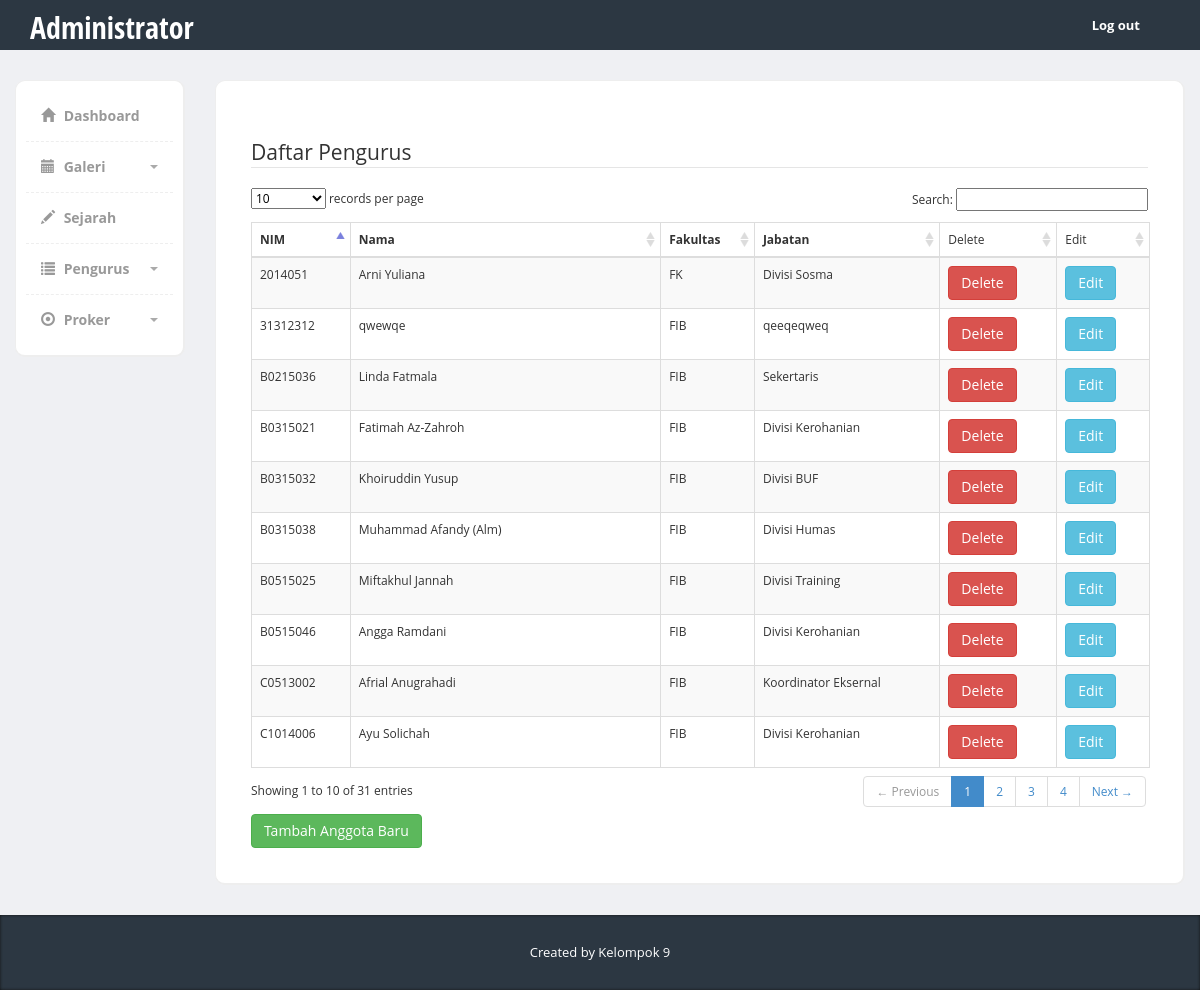
Screenshot of /fosma/admindaftar.php with the database file from the repository.
### tables this page shows
CREATE TABLE `pengurus` (
  `nim` varchar(10) NOT NULL,
  `nama` varchar(50) NOT NULL,
  `jabatan` varchar(20) NOT NULL,
  `fakultas` varchar(50) NOT NULL
);

### fosma/Pengurus.php (called while the page is built, shortened)
<?php
class Pengurus{
public function __construct(){
$this->db = new PDO('mysql:host=localhost;dbname=fosma','root','');
}
public function showPengurus(){
$sql = "SELECT * FROM pengurus";
$query = $this->db->query($sql);
return $query;
}
}
?>

### fosma/admindaftar.php (the view, shortened to what this page needs)
<!DOCTYPE html>
<html>
  <head>
    <link href="https://code.jquery.com/ui/1.10.3/themes/redmond/jquery-ui.css" rel="stylesheet" media="screen">
    <link href="bootstrap/css/bootstrap.min.css" rel="stylesheet">
    <link href="css/styles.css" rel="stylesheet">
  </head>
  <body>
  	<div class="header">
	     <div class="container">
	        <div class="row">
	           <div class="col-md-5">
	              <div class="logo">
	                 <h1><a href="admin.php">Administrator</a></h1>
	              </div>
	           </div>
	           <div class="col-md-7">
	              <div class="navbar navbar-inverse" role="banner">
	                  <nav class="collapse navbar-collapse bs-navbar-collapse navbar-right" role="navigation">
	                    <ul class="nav navbar-nav">
	                      <li class="dropdown">
	                        <a href="logout.php">Log out</a>
	                      </li>
	                    </ul>
	                  </nav>
	              </div>
	           </div>
	        </div>
	     </div>
	</div>
    <div class="page-content">
    	<div class="row">
		  <div class="col-md-2">
		  	<div class="sidebar content-box" style="display: block;">
                <ul class="nav">
                  <li><a href="admin.php"><i class="glyphicon glyphicon-home"></i> Dashboard</a></li>
                  <li class="submenu">
                       <a href="#">
                          <i class="glyphicon glyphicon-calendar"></i> Galeri
                          <span class="caret pull-right"></span>
                       </a>
                  </li>
                  <li><a href="adminsejarah.php"><i class="glyphicon glyphicon-pencil"></i> Sejarah</a></li>
                  <li class="submenu">
                       <a href="#">
                          <i class="glyphicon glyphicon-list"></i> Pengurus
                          <span class="caret pull-right"></span>
                       </a>
                  </li>
                  <li class="submenu">
                       <a href="#">
                          <i class="glyphicon glyphicon-record"></i> Proker
                          <span class="caret pull-right"></span>
                       </a>
                  </li>
                </ul>
             </div>
		  </div>
		  <div class="col-md-10">
  			<div class="content-box-large">
  				<div class="panel-heading">
					<div class="panel-title"></div>
				</div>
  				<div class="panel-body">
  					<div class="table-responsive">
              <legend>Daftar Pengurus</legend>
  						<table cellpadding="0" cellspacing="0" border="0" class="table table-striped table-bordered" id="example">
			              <thead>
			                <tr>
			                  <th>NIM</th>
			                  <th>Nama</th>
			                  <th>Fakultas</th>
                        <th>Jabatan</th>
                        <td>Delete</td>
                        <td>Edit</td>
			                </tr>
			              </thead>
                    <tbody>
                    <?php
                    require("Pengurus.php");
                    $Staff = new Pengurus();
                    $show = $Staff->showPengurus();
                    while($data = $show->fetch(PDO::FETCH_OBJ)){
                        echo "
            <tr>
            <td>$data->nim</td>
            <td>$data->nama</td>
            <td>$data->fakultas</td>
            <td>$data->jabatan</td>
            <td><a class='btn btn-danger' href='admindaftar.php?delete=$data->nim' onclick='return confirm(\"Apakah anda yakin ingin menghapus?\")'>Delete</a></td>
            <td><a class='btn btn-info' href='editdaftar.php?nim=$data->nim'>Edit</td>
            </tr>";
                    };
                    ?>
                  </tbody>
            </table>
                <a href="formdaftar.php" class="btn btn-success">Tambah Anggota Baru</a>
  					</div>
  				</div>
  			</div>
		  </div>
		</div>
    </div>
    <footer>
         <div class="container">
            <div class="copy text-center">
               Created by Kelompok 9
            </div>
         </div>
      </footer>
      <link href="vendors/datatables/dataTables.bootstrap.css" rel="stylesheet" media="screen">
  </body>
</html>

### fosma/css/styles.css (style rules this page uses)
body { font-family: 'Open Sans', sans-serif; background-color: #f7f7f7; position: relative; margin: 0px; font-size: 12px; padding: 0px; }
.page-content > .row { margin-left: 0px !important; margin-right: 0px !important; margin-top: 30px; }
footer { background-color:#2c3742; box-shadow:inset 0px 0px 3px #111; color:#fff; font-size:14px; line-height:25px; padding:10px 0px 10px 0px; bottom: 0px; }
footer .copy { font-size:13px; margin:15px 0px; }
.header { height:50px; background-color: #2c3742; }
.header .logo h1 { font-size:30px; margin:0px; padding:10px 0px; }
.header .logo h1 a { color:#fff; font-family: 'Open Sans Condensed', sans-serif; }
.header .navbar * { box-shadow:none !important; }
.header .navbar { background:none !important; border:0px !important; }
.header .navbar .nav > li > a { color:#fff !important; font-size:13px !important; border-bottom:0px !important; margin-top:0px !important; font-weight:bold; }
.header .navbar-collapse { border:0px !important; }
.content-box, .content-box-large { margin-bottom:30px; background:#fff; border-radius:10px; padding:10px; border-left:1px solid #eee; border-top:1px solid #eee; border-right:2px solid #eee; border-bottom:2px solid #eee; }
.content-box-large { padding: 20px; }
.sidebar ul.nav, .sidebar ul.nav ul { list-style: none; padding: 0px; margin: 0px; }
.sidebar .nav > li { margin: 0; border-bottom:1px dashed #eee; }
.sidebar .nav > li:last-child { border-bottom:0px; }
.sidebar .nav > li > a { font-size: 14px; line-height: 20px; padding: 15px 15px; color: #999; display: block; font-weight:bold; background:none; text-decoration: none; border-top:0px; font-weight:bold; }
.sidebar .nav > li > a > i { margin-right:5px; }
.sidebar .nav a .caret { float: right; width: 0; height: 0; display: inline-block; vertical-align: top; border-top: 4px solid #aaa; border-right: 4px solid transparent; border-left: 4px solid transparent; content: ""; margin-top: 8px; margin-left: 2px; }
body { background-color: #eff0f3; }
.panel-heading>.panel-title, .content-box-header .panel-title { float: left; padding: 10px 15px; padding-top: 0px; }
.panel-body { clear:both; }

### rows the page displays
pengurus: nim "2014051", nama "Arni Yuliana", fakultas "FK", jabatan "Divisi Sosma"
pengurus: nim "31312312", nama "qwewqe", fakultas "FIB", jabatan "qeeqeqweq"
pengurus: nim "B0215036", nama "Linda Fatmala", fakultas "FIB", jabatan "Sekertaris"
pengurus: nim "B0315021", nama "Fatimah Az-Zahroh", fakultas "FIB", jabatan "Divisi Kerohanian"
pengurus: nim "B0315032", nama "Khoiruddin Yusup", fakultas "FIB", jabatan "Divisi BUF"
pengurus: nim "B0315038", nama "Muhammad Afandy (Alm)", fakultas "FIB", jabatan "Divisi Humas"
pengurus: nim "B0515025", nama "Miftakhul Jannah", fakultas "FIB", jabatan "Divisi Training"
pengurus: nim "B0515046", nama "Angga Ramdani", fakultas "FIB", jabatan "Divisi Kerohanian"
pengurus: nim "C0513002", nama "Afrial Anugrahadi", fakultas "FIB", jabatan "Koordinator Eksernal"
pengurus: nim "C1014006", nama "Ayu Solichah", fakultas "FIB", jabatan "Divisi Kerohanian"
